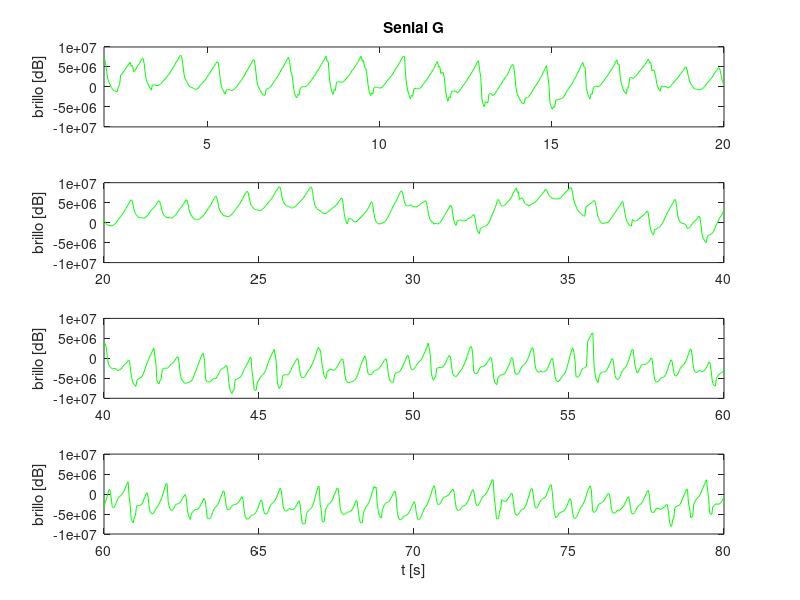

Write MATLAB code to recreate this figure.
clear all;

load intensidad_RGB.mat; % brillo, 1 es R, 2 es G, 3 es B.

video_length = length(brillo);

frec_video = 29.37; %frecuencia muestreo video
t_video = 1/(frec_video); %tiempo muestreo video

ejeXvideo = 0 : t_video : ((video_length-1)*t_video);

figure;
subplot(4, 1, 1);
plot( ejeXvideo, brillo(:, 2), 'g');
ylabel('brillo [dB]');
xlim([2 20]);
ylim([-1e+07 1e+07]);
%%legend('Curva simulada','Curva teorica','location','NorthEastOutside');
title('Senial G');

subplot(4, 1, 2);
plot( ejeXvideo, brillo(:, 2), 'g');
ylabel('brillo [dB]');
xlim([20 40]);
ylim([-1e+07 1e+07]);
%%legend('Curva simulada','Curva teorica','location','NorthEastOutside');

subplot(4, 1, 3);
plot( ejeXvideo, brillo(:, 2), 'g');
ylabel('brillo [dB]');
xlim([40 60]);
ylim([-1e+07 1e+07]);
%%legend('Curva simulada','Curva teorica','location','NorthEastOutside');

subplot(4, 1, 4);
plot( ejeXvideo, brillo(:, 2), 'g');
xlabel('t [s]');
ylabel('brillo [dB]');
xlim([60 80]);
ylim([-1e+07 1e+07]);
%%legend('Curva simulada','Curva teorica','location','NorthEastOutside');
print -djpg imagenes/punto_2_G_zoom_cardiometro.jpg; %Octave
grid minor;

